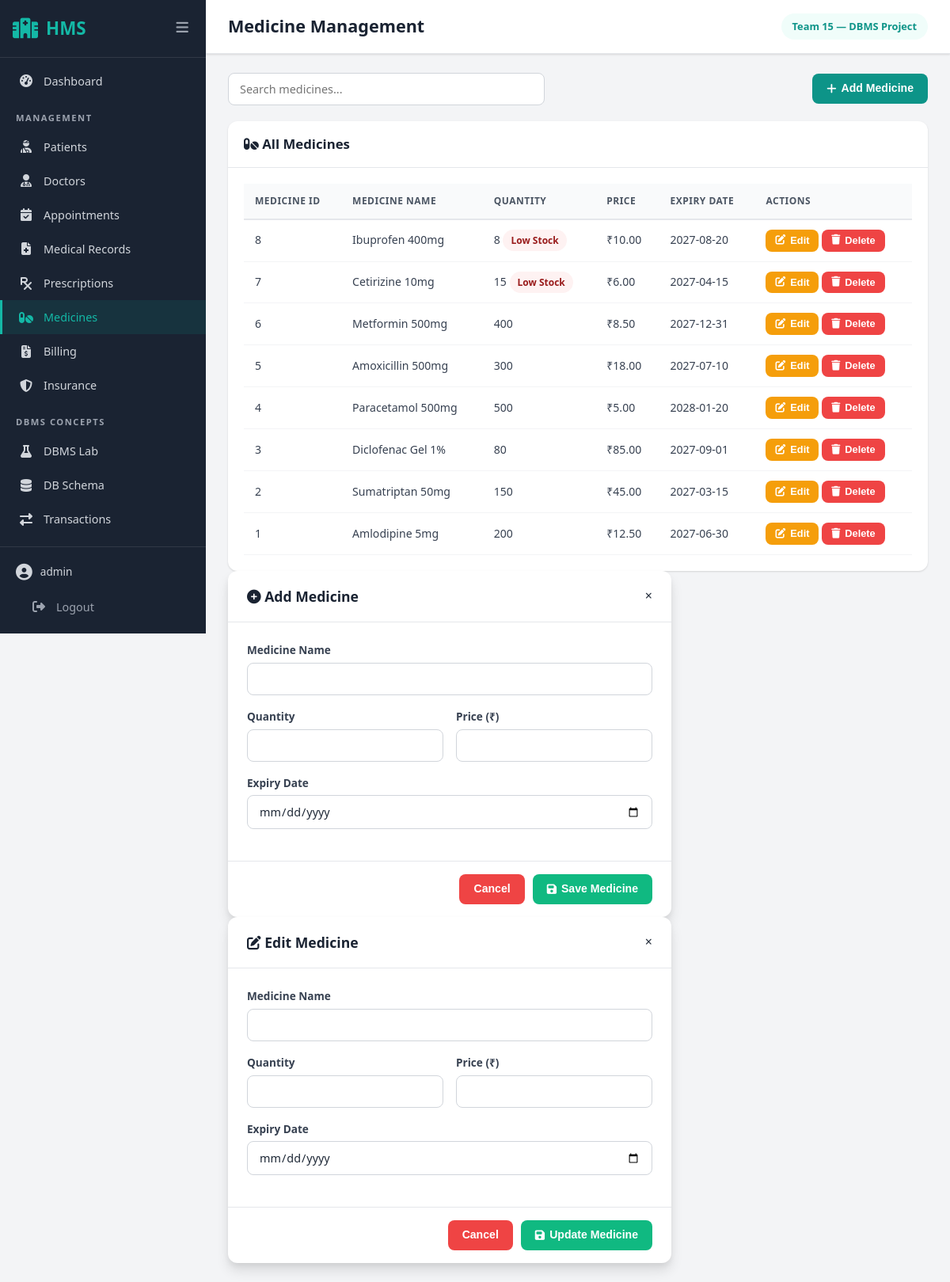
The app's page /medicines (signed in) with its own data.
### tables this page shows
CREATE TABLE Medicine (
        Medicine_ID   INTEGER PRIMARY KEY AUTOINCREMENT,
        Medicine_Name TEXT NOT NULL,
        Quantity      INTEGER NOT NULL CHECK(Quantity >= 0),
        Price         REAL NOT NULL CHECK(Price >= 0),
        Expiry_Date   TEXT NOT NULL
    );

### app.py (the view)
@app.route('/medicines')
@login_required
def medicines():
    db = get_connection()
    search = request.args.get('search', '').strip()
    query = "SELECT * FROM Medicine WHERE 1=1"
    params = []
    if search:
        query += " AND Medicine_Name LIKE ?"
        params.append(f'%{search}%')
    query += " ORDER BY Medicine_ID DESC"
    medicines_list = db.execute(query, params).fetchall()
    return render_template('medicines.html', medicines=medicines_list, search=search)

### app.py (called while the page is built)
def login_required(f):
    @wraps(f)
    def decorated(*args, **kwargs):
        if 'user_id' not in session:
            flash('Please log in to access this page.', 'warning')
            return redirect(url_for('login'))
        return f(*args, **kwargs)
    return decorated

def get_connection():
    if 'db' not in g:
        g.db = get_db()
    return g.db

@app.teardown_appcontext
def close_connection(exception):
    db = g.pop('db', None)
    if db is not None:
        db.close()

### database.py (called while the page is built)
def get_db():
    conn = sqlite3.connect(DATABASE_PATH)
    conn.row_factory = sqlite3.Row
    conn.execute("PRAGMA foreign_keys = ON;")
    return conn

### templates/medicines.html (shortened to what this page needs)
{% extends "base.html" %}
{% block page_title %}Medicine Management{% endblock %}
{% block content %}
<div class="search-bar" style="display: flex; justify-content: space-between; align-items: center; margin-bottom: 20px;">
    <input type="text" id="searchInput" class="form-control" placeholder="Search medicines..." onkeyup="searchTable()" style="max-width: 400px;">
    <button class="btn btn-primary" onclick="document.getElementById('addModal').style.display='flex'">
        <i class="fas fa-plus"></i> Add Medicine
    </button>
</div>
{% if medicines %}
<div class="card">
    <div class="card-header">
        <h3><i class="fas fa-pills"></i> All Medicines</h3>
    </div>
    <div class="card-body">
        <table class="data-table" id="medicineTable">
            <thead>
                <tr>
                    <th>Medicine ID</th>
                    <th>Medicine Name</th>
                    <th>Quantity</th>
                    <th>Price</th>
                    <th>Expiry Date</th>
                    <th>Actions</th>
                </tr>
            </thead>
            <tbody>
                {% for m in medicines %}
                <tr>
                    <td>{{ m.Medicine_ID }}</td>
                    <td>{{ m.Medicine_Name }}</td>
                    <td>
                        {{ m.Quantity }}
                        {% if m.Quantity < 20 %}
                            <span class="badge badge-danger">Low Stock</span>
                        {% endif %}
                    </td>
                    <td>₹{{ "%.2f"|format(m.Price) }}</td>
                    <td>{{ m.Expiry_Date }}</td>
                    <td>
                        <button class="btn btn-sm btn-warning" onclick="openEditModal('{{ m.Medicine_ID }}', '{{ m.Medicine_Name }}', '{{ m.Quantity }}', '{{ m.Price }}', '{{ m.Expiry_Date }}')">
                            <i class="fas fa-edit"></i> Edit
                        </button>
                        <form action="{{ url_for('delete_medicine', medicine_id=m.Medicine_ID) }}" method="POST" style="display:inline;" onsubmit="return confirm('Are you sure you want to delete this medicine?');">
                            <button type="submit" class="btn btn-sm btn-danger">
                                <i class="fas fa-trash"></i> Delete
                            </button>
                        </form>
                    </td>
                </tr>
                {% endfor %}
            </tbody>
        </table>
    </div>
</div>
{% else %}
<div class="empty-state">
    <i class="fas fa-pills" style="font-size: 48px; color: #ccc; margin-bottom: 15px;"></i>
    <h3>No Medicines Found</h3>
    <p>Click "Add Medicine" to add your first medicine to the inventory.</p>
</div>
{% endif %}
<div class="modal" id="addModal">
    <div class="modal-content">
        <div class="modal-header">
            <h3><i class="fas fa-plus-circle"></i> Add Medicine</h3>
            <span class="close" onclick="document.getElementById('addModal').style.display='none'">&times;</span>
        </div>
        <form action="{{ url_for('add_medicine') }}" method="POST">
            <div class="modal-body">
                <div class="form-group">
                    <label for="name">Medicine Name</label>
                    <input type="text" id="name" name="name" class="form-control" required>
                </div>
                <div class="form-row">
                    <div class="form-group">
                        <label for="quantity">Quantity</label>
                        <input type="number" id="quantity" name="quantity" class="form-control" min="0" required>
                    </div>
                    <div class="form-group">
                        <label for="price">Price (₹)</label>
                        <input type="number" id="price" name="price" class="form-control" step="0.01" min="0" required>
                    </div>
                </div>
                <div class="form-group">
                    <label for="expiry_date">Expiry Date</label>
                    <input type="date" id="expiry_date" name="expiry_date" class="form-control" required>
                </div>
            </div>
            <div class="modal-footer">
                <button type="button" class="btn btn-danger" onclick="document.getElementById('addModal').style.display='none'">Cancel</button>
                <button type="submit" class="btn btn-success"><i class="fas fa-save"></i> Save Medicine</button>
            </div>
        </form>
    </div>
</div>
<div class="modal" id="editModal">
    <div class="modal-content">
        <div class="modal-header">
            <h3><i class="fas fa-edit"></i> Edit Medicine</h3>
            <span class="close" onclick="document.getElementById('editModal').style.display='none'">&times;</span>
        </div>
        <form id="editForm" method="POST">
            <div class="modal-body">
                <div class="form-group">
                    <label for="edit_name">Medicine Name</label>
                    <input type="text" id="edit_name" name="name" class="form-control" required>
                </div>
                <div class="form-row">
                    <div class="form-group">
                        <label for="edit_quantity">Quantity</label>
                        <input type="number" id="edit_quantity" name="quantity" class="form-control" min="0" required>
                    </div>
                    <div class="form-group">
                        <label for="edit_price">Price (₹)</label>
                        <input type="number" id="edit_price" name="price" class="form-control" step="0.01" min="0" required>
                    </div>
                </div>
                <div class="form-group">
                    <label for="edit_expiry_date">Expiry Date</label>
                    <input type="date" id="edit_expiry_date" name="expiry_date" class="form-control" required>
                </div>
            </div>
            <div class="modal-footer">
                <button type="button" class="btn btn-danger" onclick="document.getElementById('editModal').style.display='none'">Cancel</button>
                <button type="submit" class="btn btn-success"><i class="fas fa-save"></i> Update Medicine</button>
            </div>
        </form>
    </div>
</div>
{% endblock %}

### static/css/style.css (style rules this page uses)
*, *::before, *::after { box-sizing: border-box; margin: 0; padding: 0; }
:root { --navy: #1a2332; --navy-light: #2c3e6b; --teal: #0d9488; --teal-light: #14b8a6; --teal-bg: #f0fdfa; --white: #ffffff; --gray-50: #f9fafb; --gray-100: #f3f4f6; --gray-200: #e5e7eb; --gray-300: #d1d5db; --gray-400: #9ca3af; --gray-500: #6b7280; --gray-600: #4b5563; --gray-700: #374151; --gray-800: #1f2937; --green: #10b981; --green-bg: #ecfdf5; --red: #ef4444; --red-bg: #fef2f2; --yellow: #f59e0b; --yellow-bg: #fffbeb; --blue: #3b82f6; --blue-bg: #eff6ff; --purple: #8b5cf6; --sidebar-w: 260px; --sidebar-collapsed: 70px; --radius: 12px; --radius-sm: 8px; --shadow: 0 1px 3px rgba(0,0,0,0.08), 0 1px 2px rgba(0,0,0,0.06); --shadow-md: 0 4px 6px rgba(0,0,0,0.07), 0 2px 4px rgba(0,0,0,0.06); --shadow-lg: 0 10px 15px rgba(0,0,0,0.1), 0 4px 6px rgba(0,0,0,0.05); --transition: 0.2s ease; }
body { font-family: 'Segoe UI', system-ui, -apple-system, sans-serif; background: var(--gray-100); color: var(--gray-800); line-height: 1.6; min-height: 100vh; }
.card { background: var(--white); border-radius: var(--radius); box-shadow: var(--shadow); overflow: hidden; transition: box-shadow var(--transition); }
.card-header { padding: 16px 20px; border-bottom: 1px solid var(--gray-200); display: flex; align-items: center; justify-content: space-between; gap: 12px; }
.card-header h2, .card-header h3 { font-size: 1.05rem; font-weight: 700; color: var(--navy); }
.card-body { padding: 20px; }
.data-table { width: 100%; border-collapse: collapse; font-size: 0.88rem; }
.data-table th { background: var(--gray-50); padding: 12px 14px; text-align: left; font-weight: 600; color: var(--gray-600); border-bottom: 2px solid var(--gray-200); white-space: nowrap; text-transform: uppercase; font-size: 0.75rem; letter-spacing: 0.5px; }
.data-table td { padding: 12px 14px; border-bottom: 1px solid var(--gray-100); color: var(--gray-700); vertical-align: middle; }
.badge { padding: 4px 10px; border-radius: 20px; font-size: 0.75rem; font-weight: 600; display: inline-flex; align-items: center; gap: 4px; }
.badge-danger { background: var(--red-bg); color: #991b1b; }
.btn { padding: 9px 18px; border: none; border-radius: var(--radius-sm); font-size: 0.88rem; font-weight: 600; cursor: pointer; display: inline-flex; align-items: center; gap: 6px; transition: var(--transition); text-decoration: none; line-height: 1.4; }
.btn-primary { background: var(--teal); color: var(--white); }
.btn-success { background: var(--green); color: var(--white); }
.btn-danger { background: var(--red); color: var(--white); }
.btn-warning { background: var(--yellow); color: var(--white); }
.btn-sm { padding: 5px 12px; font-size: 0.8rem; }
.form-group { margin-bottom: 16px; }
.form-group label { display: block; font-size: 0.85rem; font-weight: 600; color: var(--gray-700); margin-bottom: 5px; }
.form-control { width: 100%; padding: 10px 14px; border: 1.5px solid var(--gray-300); border-radius: var(--radius-sm); font-size: 0.9rem; color: var(--gray-800); transition: var(--transition); background: var(--white); font-family: inherit; }
.form-row { display: grid; grid-template-columns: repeat(auto-fit, minmax(200px, 1fr)); gap: 16px; }
.modal { background: var(--white); border-radius: var(--radius); width: 95%; max-width: 560px; max-height: 90vh; overflow-y: auto; box-shadow: var(--shadow-lg); animation: scaleIn 0.25s ease; }
.modal-header { padding: 18px 24px; border-bottom: 1px solid var(--gray-200); display: flex; align-items: center; justify-content: space-between; }
.modal-header h3 { font-size: 1.1rem; color: var(--navy); }
.modal-body { padding: 24px; }
.modal-footer { padding: 16px 24px; border-top: 1px solid var(--gray-200); display: flex; justify-content: flex-end; gap: 10px; }

### records on screen
Medicine: Medicine_ID "8", Medicine_Name "Ibuprofen 400mg", Quantity "8", shows "Low Stock", Price "10.00", Expiry_Date "2027-08-20"
Medicine: Medicine_ID "7", Medicine_Name "Cetirizine 10mg", Quantity "15", shows "Low Stock", Price "6.00", Expiry_Date "2027-04-15"
Medicine: Medicine_ID "6", Medicine_Name "Metformin 500mg", Quantity "400", Price "8.50", Expiry_Date "2027-12-31"
Medicine: Medicine_ID "5", Medicine_Name "Amoxicillin 500mg", Quantity "300", Price "18.00", Expiry_Date "2027-07-10"
Medicine: Medicine_ID "4", Medicine_Name "Paracetamol 500mg", Quantity "500", Price "5.00", Expiry_Date "2028-01-20"
Medicine: Medicine_ID "3", Medicine_Name "Diclofenac Gel 1%", Quantity "80", Price "85.00", Expiry_Date "2027-09-01"
Medicine: Medicine_ID "2", Medicine_Name "Sumatriptan 50mg", Quantity "150", Price "45.00", Expiry_Date "2027-03-15"
Medicine: Medicine_ID "1", Medicine_Name "Amlodipine 5mg", Quantity "200", Price "12.50", Expiry_Date "2027-06-30"

### other values on screen
{{ session.get('username', 'Admin') }} "admin"
